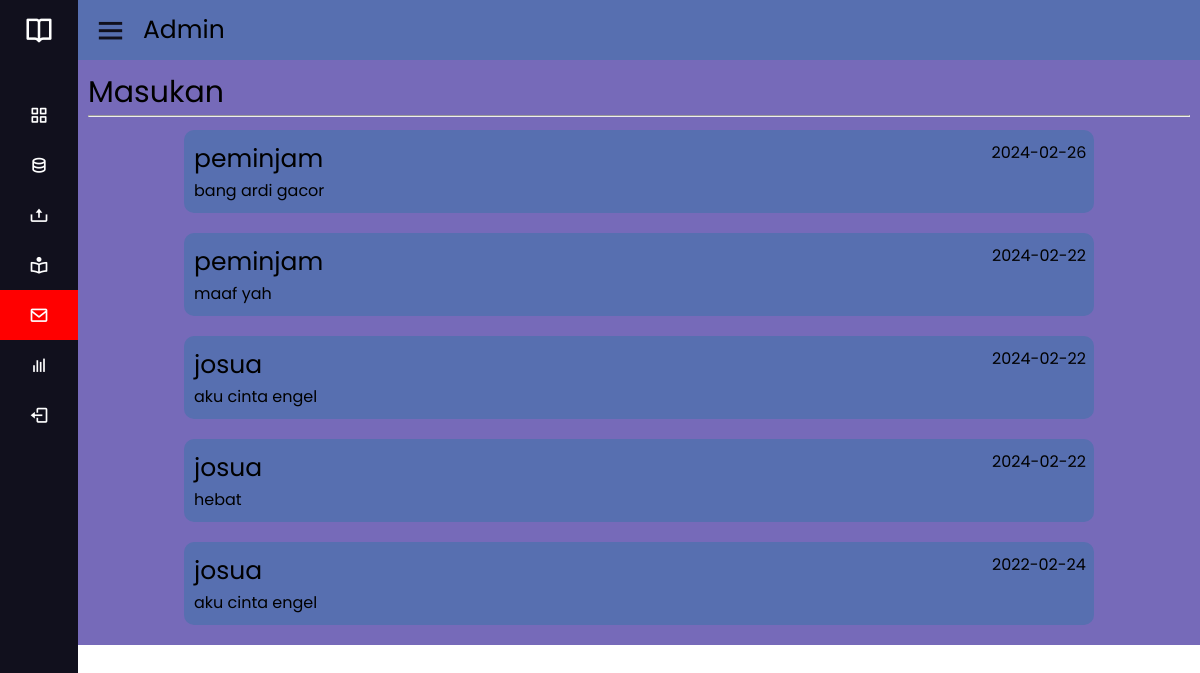
/view/admin/masukan-pengguna.php (signed in), run on the app's committed database.
### tables this page shows
CREATE TABLE `masukan` (
  `id` int(12) NOT NULL,
  `masukan` longtext DEFAULT NULL,
  `tanggal` date DEFAULT NULL,
  `user_id` int(12) DEFAULT NULL
);

CREATE TABLE `user` (
  `id` int(12) NOT NULL,
  `nama_lengkap` varchar(255) DEFAULT NULL,
  `username` varchar(50) DEFAULT NULL,
  `email` varchar(50) DEFAULT NULL,
  `alamat` varchar(255) DEFAULT NULL,
  `password` varchar(255) DEFAULT NULL,
  `role` enum('admin','petugas','peminjam') DEFAULT NULL
);

### MODEL/config.php (called while the page is built, shortened)
<?php
class Database {
    private $host = 'localhost';
    private $username = 'root';
    private $password = '';
    private $database = 'perpus';
    private $conn;
    public function __construct() {
        $this->conn = new mysqli($this->host, $this->username, $this->password, $this->database);
    }
    public function getConnection() {
        return $this->conn;
    }
}
?>

### MODEL/masukan.php (called while the page is built, shortened)
<?php
require_once 'C:/xampp/htdocs/backend/model/config.php';
class Masukan
{
    private $conn;
    public function __construct($id, $user_id, $masukan, $tanggal)
    {
        $database = new Database();
        $this->conn = $database->getConnection();
    }
    public function TampilMasukan()
    {
        $sql = "SELECT masukan.*, user.username
                FROM masukan
                JOIN user ON masukan.user_id = user.id
                ORDER BY masukan.tanggal DESC";
        $stmt = $this->conn->prepare($sql);
        $stmt->execute();
        $result = $stmt->get_result()->fetch_all(MYSQLI_ASSOC);
        return $result;
    }
}

### CONTROLLER/Admin.php (called while the page is built, shortened)
<?php
require_once 'C:/xampp/htdocs/backend/model/koleksi.php';
require_once 'C:/xampp/htdocs/backend/model/peminjaman.php';
require_once 'C:/xampp/htdocs/backend/model/masukan.php';
class Admin
{
    public function TampilMasukan()
    {
        $masukan = new Masukan(null, null, null, null);
        return $masukan->TampilMasukan();
    }
}

### VIEW/admin/masukan-pengguna.php (the view, shortened to what this page needs)
<?php
require_once 'C:/xampp/htdocs/backend/controller/Admin.php';
$admin = new Admin();
$tampilmasukan = $admin->TampilMasukan();
?>
<!DOCTYPE html>
<html lang="en" dir="ltr">
<head>
    <link rel="stylesheet" href="../../ASSETS/css/admin/masukan-pengguna.css">
    <link href='https://unpkg.com/boxicons@2.0.7/css/boxicons.min.css' rel='stylesheet'>
</head>
<body>
    <div class="sidebar close">
        <div class="logo-details">
            <i class='bx bx-book-open'></i>
        </div>
        <ul class="nav-links">
            <li>
                <a href="home.php">
                    <i class='bx bx-grid-alt'></i>
                </a>
            </li>
            <li>
                <a href="pendataan-barang.php">
                    <i class='bx bx-data'></i>
                </a>
            </li>
            <li>
                <div class="iocn-link">
                    <a>
                        <i class='bx bx-upload'></i>
                    </a>
                </div>
            </li>
            <li>
                <a href="daftar-pinjaman.php">
                    <i class='bx bx-book-reader'></i>
                </a>
            </li>
            <li class="active">
                <a href="masukan-pengguna.php">
                    <i class='bx bx-envelope'></i>
                </a>
            </li>
            <li>
                <a href="laporan.php">
                    <i class='bx bx-bar-chart'></i>
                </a>
            </li>
            <li>
                <a href="../../index.php">
                    <i class='bx bx-log-out'></i>
                </a>
            </li>
        </ul>
    </div>
    <section class="home-section">
        <div class="home-content">
            <i class='bx bx-menu'></i>
            <p class="role">Admin</p>
        </div>
    </section>
    <div class="container">
        <div class="top-container">
            <p>Masukan</p>
            <hr>
        </div>
        <?php
        foreach ($tampilmasukan as $masukan) {
        ?>
            <div class="mid-container">
                <div class="mid-sub-container">
                    <div class="mid-container-left">
                        <p class="mid-container-left-title"><?php echo $masukan['username']; ?></p>
                        <p class="mid-container-left-isi"><?php echo $masukan['masukan']; ?></p>
                    </div>
                    <div class="mid-container-right">
                        <p><?php echo $masukan['tanggal']; ?></p>
                    </div>
                </div>
            </div>
        <?php
        }
        ?>
    </div>
</body>
</html>

### ASSETS/CSS/admin/masukan-pengguna.css (style rules this page uses)
* { margin: 0; padding: 0; box-sizing: border-box; font-family: 'Poppins', sans-serif; }
.sidebar { position: fixed; top: 0; left: 0; height: 100%; width: 260px; background: #11101d; z-index: 100; transition: all 0.5s ease; }
.sidebar.close { width: 78px; }
.sidebar .logo-details { height: 60px; width: 100%; display: flex; align-items: center; }
.sidebar .logo-details i { font-size: 30px; color: #fff; height: 50px; min-width: 78px; text-align: center; line-height: 50px; }
.sidebar .nav-links { height: 100%; padding: 30px 0 150px 0; overflow: auto; }
.sidebar.close .nav-links { overflow: visible; }
.sidebar .nav-links li { position: relative; list-style: none; transition: all 0.4s ease; }
.sidebar .nav-links li .iocn-link { display: flex; align-items: center; justify-content: space-between; }
.sidebar.close .nav-links li .iocn-link { display: block }
.sidebar .nav-links li i { height: 50px; min-width: 78px; text-align: center; line-height: 50px; color: #fff; font-size: 20px; cursor: pointer; transition: all 0.3s ease; }
.sidebar .nav-links li a { display: flex; align-items: center; text-decoration: none; }
.home-section { position: relative; background: #576fb0; left: 260px; width: calc(100% - 260px); transition: all 0.5s ease; }
.role { font-size: 25px; }
.sidebar.close~.home-section { left: 78px; width: calc(100% - 78px); }
.home-section .home-content { height: 60px; display: flex; align-items: center; }
.home-section .home-content .bx-menu, .home-section .home-content .text { color: #11101d; font-size: 35px; }
.home-section .home-content .bx-menu { margin: 0 15px; cursor: pointer; }
.container { width: calc(100% -85px); background-color: #766ab9; margin-left: 78px; padding-bottom: 10px; padding-left: 10px; padding-right: 10px; padding-top: 10px; }
.top-container { width: 100%; height: 40px; }
.top-container p { font-size: 30px; }
.mid-container { margin-top: 20px; width: 100%; display: flex; justify-content: center; margin-bottom: 10px; }
.mid-sub-container { width: 910px; background-color: #576fb0; border-radius: 10px; display: flex; justify-content: center; }
.mid-container-left { width: 800px; padding-top: 10px; padding-left: 10px; padding-bottom: 10px; }
.mid-container-left-title { font-size: 25px; }
.mid-container-right { width: 110px; display: flex; justify-content: center; margin-top: 10px; }

### VIEW/admin/masukan-pengguna.php (style rules this page uses)
.active { background-color: red; }

### data on the page
masukan: user.username "peminjam", masukan "bang ardi gacor", tanggal "2024-02-26"
masukan: user.username "peminjam", masukan "maaf yah", tanggal "2024-02-22"
masukan: user.username "josua", masukan "aku cinta engel", tanggal "2024-02-22"
masukan: user.username "josua", masukan "hebat", tanggal "2024-02-22"
masukan: user.username "josua", masukan "aku cinta engel", tanggal "2022-02-24"
